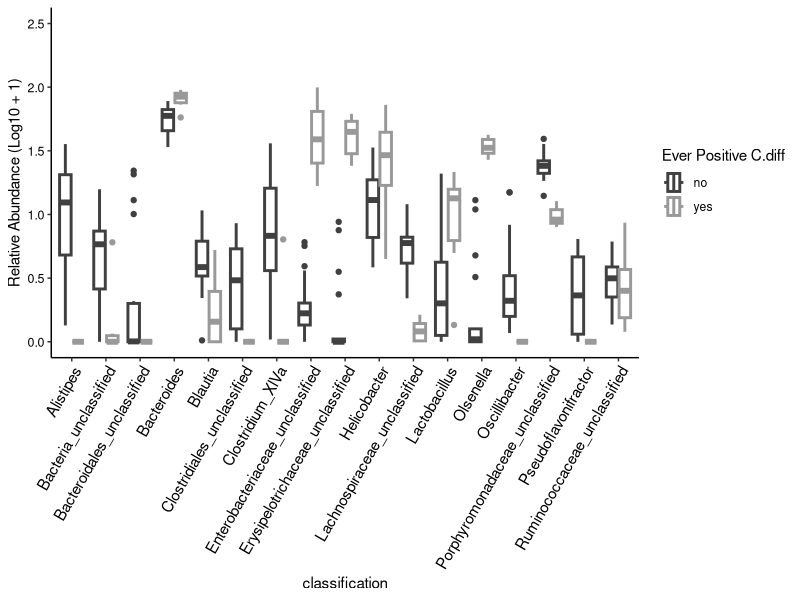

Recreate this plot in R.

###############################################################################
# INTRO 
# LeFSE analysis; top differentially abundant taxa in fecal samples of FMT recipients day 0 of C.difficile challenge (Fig 4D)
# 12-26-21
#Madeline R Barron 
###############################################################################

# Goal: Generate a plot of the top differentially abundant bacterial taxa between FMT recipients that did or do not become colonized
#by C. difficile (fecal samples day of C.difficile challenge)

###############################################################################
# (01) LIBRARIES
###############################################################################

library("tidyverse")
library("RColorBrewer") 


###############################################################################
# (02)READ DATA 
###############################################################################

#   (A)Read in metadata file 
meta <-read.csv("data/antip40_exp1_exp2_exp3_fmt_metadata.csv") 

#   (B) Read in lefse summary file output by mothur; depicts OTUs that differ significantly between samples susceptiblevs resistant to C.difficile 
lefse <- read.csv("data/fmt_d0_lefse.0.03.lefse_summary.csv") %>% 
  rename_all(tolower) #Read in lefse summary file (mothur output)

#   (C)Read in shared file indicating counts of OTUs in samples on D0 C.diff challenge (7 days post-FMT) used in lefse 

lefse_shared <- read.csv("data/fmt_d0_lefse.shared.csv")%>% 
  select(-label, -numOtus) %>%
  pivot_longer(cols=-group, names_to="otu", values_to="count") %>% 
  rename_all(tolower)

#   (D) Read in taxonomy file

tax <- read.csv("data/final.taxonomy.csv") %>% #Reading in taxonomy info
  rename_all(tolower) %>% # Formatting colnames
  mutate(taxonomy = str_replace_all(taxonomy, "(\\(\\d+\\)|\\;$)", "")) %>% # Removing confidence scores and trailing ';'
  separate(taxonomy, into = c("kingdom", "phylum", "class", "order", "family", "genus"), sep = ";") %>% # Breaking tax into levels
  gather(key = level, value = classification, -otu, -size)

# (E) Read in file denoting which partition (community type) samples fall into

design <- read.csv("data/fmt_d0_lefse_design.csv")

design_meta <- left_join(meta, design) %>% 
              filter(day == 0,
                     mouse_genotype.x != "il10",
                     treatment != "No_treatment",
                     fmt_donor_recipient != "donor")


###############################################################################
# (03) MERGE LEFSE AND META DATA
###############################################################################

#     (A) Merge lefse summary file with shared, filtering so only OTUs where LDA >= 3 are shown 
lefse_shared_2 <- inner_join(lefse_shared, lefse) %>% 
  filter(lda >= 3)

#     (B) Merge meta and lefse summary/shared data
lefse_meta <- inner_join(lefse_shared_2,meta)

###############################################################################
# (03) CALCULATE RELATIVE ABUNDANCE
###############################################################################

#     (A)  Relative abundance   
rel_abund <- lefse_meta%>% 
  group_by(group) %>% # Group by sample col
  mutate(total_count = sum(count)/6, # Calculating total reads per sample and appending to df
         rel_abund = count/total_count*100) %>%  # Calculating rel abund for each Otu and appending to df
  ungroup() #The result is a table containing relative abundance of each OTU for each sample

###############################################################################
# (04) MERGE TAXONOMY AND SAMPLE INFORMATION 
###############################################################################

#     (A) Join taxonomy with relative abundance dataframe
rel_abund_tax <- inner_join(rel_abund, tax) 

# (B) Join sample community type with relative abundance/taxonomy info

rel_abund_design <- left_join(rel_abund_tax, design) #%>% 
#select(group, rel_abund, class, partition, level, classification,
#otu, treatment_no_cd, pvalue, lda) #grouping by these parameters 

# (B)
agg_otu_rel_abund <- rel_abund_design %>% 
  filter(level == "genus") %>% 
  group_by(group, rel_abund, ever_pos_cdiff,
           otu, treatment, pvalue, classification,lda) %>% # Aggregates classifications based on treatment
  summarize(agg_rel_abund = sum(rel_abund)) %>% # Calculating aggregated rel abund
  ungroup()


#    (C) Finding tax classifications for a given tax level
top_otu_tax <- agg_otu_rel_abund %>% 
  group_by(classification, group, ever_pos_cdiff) %>%
  summarize(mean_rel_abund = mean(agg_rel_abund)) %>% 
  mutate(log_mean_rel_abund = log10(mean_rel_abund + 1)) 

###############################################################################
# (05) PLOTTING 
###############################################################################

#   (A) Plotting log10 relative abundance in each sample identified as significant (LDA >= 2)
# in lefse analysis. We are grouping by the C.diff susceptibility of each sample.

colors <- c("no" = "#404040", 
            "yes" = "#999999")

abund<-ggplot(top_otu_tax,aes(x=log_mean_rel_abund,
                              y= classification,color = ever_pos_cdiff)) +
  geom_boxplot(lwd = 1) +
  coord_flip()+
  labs(x = "Relative Abundance (Log10 + 1)",
       color = "Ever Positive C.diff") +
  scale_color_manual(values = colors)+
  scale_x_continuous(limits = c(0, 2.5)) + 
  #stat_summary(aes(group=ever_pos_cdiff),fun=mean,fun.min=mean,fun.max=mean,geom="crossbar",
               #width=0.5,colour="black",position=position_dodge(width=0.7)) +
  theme_classic() +
  theme(axis.text.y = element_text(size = 9, colour = "black"),
        axis.text.x = element_text(size = 11, colour = "black", angle = 60, hjust=1),
        text = element_text(colour = "black", size = 11))

abund

#Note: Figure labels and legend modified in Adobe Illustrator. 
